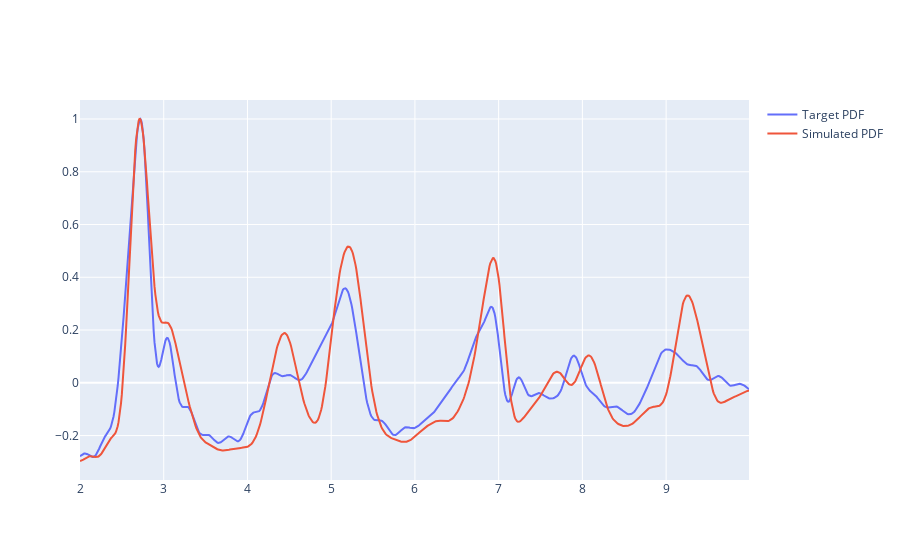

The code cell stored with this chart in its notebook:
### Markdown cell above
# Now we try using a larger parameter space

### Code cell
from dragonfly import minimise_function

def benchmark_wrapper(params):
    """
    Wrapper function for the ScatterBO_small_benchmark function.

    Parameters:
    params (list): The parameters to pass to the ScatterBO_small_benchmark function.

    simulated_or_experimental (str): If 'simulated', use the filename 'Data/Gr/Target_PDF_small_benchmark.npy'. 
                                     If 'experimental', use the filename 'T2_0p7boro_15hrs_powder.npy'. Default is 'simulated'.
    
    scatteringfunction (str): The scattering function to use. 'Gr' for pair distribution function, 'Sq' for structure factor. Default is 'Sq'.

    Returns:
    The result of the ScatterBO_small_benchmark function.
    """
    return ScatterBO_large_benchmark(params, plot=False, simulated_or_experimental='simulated', scatteringfunction='Sq')

# Define the domain for each parameter
domain = [
    [0, 14],  # pH values range from 0 to 14
    [0, 100],  # pressure values range from 0 to 100
    [0, 3]  # solvent can be 0 ('Ethanol'), 1 ('Methanol'),  2 ('Water'), or 3 ('Other')
]

# Define the maximum capital
max_capital = 10

# Minimize the function
min_val, min_pt, history = minimise_function(benchmark_wrapper, domain, max_capital)

# Print the minimum value and the corresponding parameters
print ("min_val: ", min_val)
print ("min_pt: ", min_pt)

# Use the parameters that minimize the function as input to the generate_structure function
pH, pressure, solvent = min_pt
cluster = generate_structure(pH, pressure, solvent, atom='Au')
print ("Cluster type: ", cluster.structure_type)
print ("Number of atoms: ", len(cluster))

# Use the parameters that minimize the function as input to the ScatterBO_large_benchmark function
ScatterBO_large_benchmark((pH, pressure, solvent), plot=True, simulated_or_experimental='simulated', scatteringfunction='Sq')

### Figure 1 — Plotly figure (JSON) as saved in the notebook; plotly's stock layout.template omitted (floating-point values rounded to 4 significant figures; data arrays with more than 128 entries replaced by an {"elided": "..."} marker saying what was removed)
{"data": [{"mode": "lines", "name": "Target PDF", "type": "scatter", "x": {"elided": "800 float values"}, "y": {"elided": "800 float values"}}, {"mode": "lines", "name": "Simulated PDF", "type": "scatter", "x": {"elided": "800 float values"}, "y": {"elided": "800 float values"}}], "layout": {}}
